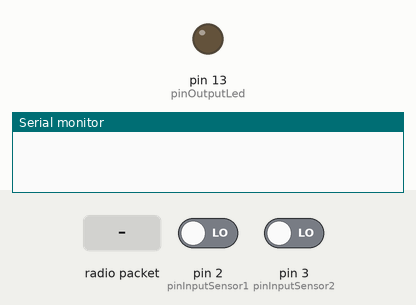
Bench run of a sketch on a simulated Arduino Uno, built with avr-gcc and run on an emulated ATmega328P. On the bench: output pins drawn as LEDs (lit = HIGH), the last lines printed to the serial monitor. Dashed ring = blinking. Inputs (shaded band) come from the test bench; at power-on: pin 2 (pinInputSensor1) LOW, pin 3 (pinInputSensor2) LOW. No radio packets arrive unless stated.

Above: at 1.2 s.
1.3 s: pin 2 (pinInputSensor1) driven HIGH
At 1.93 s:
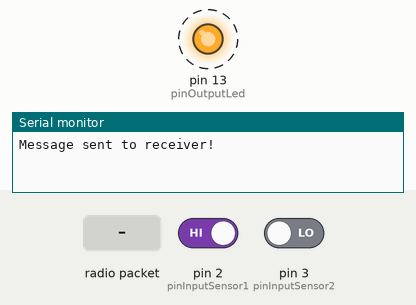
4.3 s: radio packet "1" arrives
6.8 s: pin 2 (pinInputSensor1) driven LOW
8.5 s: pin 3 (pinInputSensor2) driven HIGH
At 9.13 s:
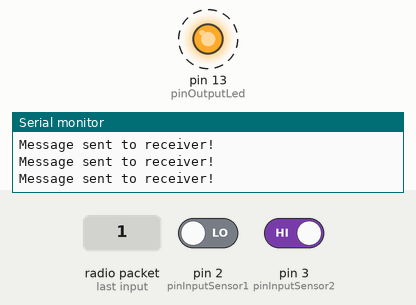
Timing chart, 0 to 12.5 s (numbered marks = the images above; inputs shaded):
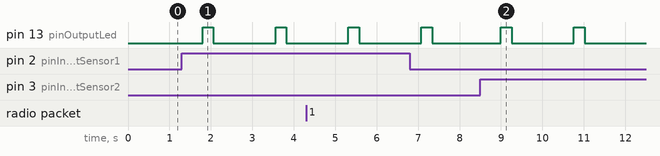

The sketch:

ArduinoDomesticAlarmSensorRFTxRxModule.ino
```cpp
#include <VirtualWire.h>

const int pinInputSensor1 = 2;
const int pinInputSensor2 = 3;
const int pinOutputLed = 13;

const char expectedMessage[5] = {'b','o','o','m'};
char actualMessage[5];

void setup() {
  pinMode(pinInputSensor1, INPUT);
  pinMode(pinInputSensor2, INPUT);
  pinMode(pinOutputLed, OUTPUT);

  vw_setup(2000); //Bits per sec
  vw_rx_start();

  digitalWrite(pinOutputLed, LOW);
  Serial.begin(9600);
}

void loop() {
  uint8_t buf[VW_MAX_MESSAGE_LEN];
  uint8_t buflen = VW_MAX_MESSAGE_LEN;

  //listening for wireless sensors
  if (vw_get_message(buf, &buflen)) // Non-blocking
  {
    Serial.print("New message in: ");
    int i;
    for (i = 0; i < buflen; i++) {
      actualMessage[i] = buf[i];
    }
    Serial.println(actualMessage);

    if (IsValidMessage())
      NotifySensorIsTriggered();
  }

  if (IsWiredSensorTriggered())
    NotifySensorIsTriggered();
}

boolean IsValidMessage(){
  return ((actualMessage[0] == expectedMessage[0]) && (actualMessage[1] == expectedMessage[1]) && (actualMessage[2] == expectedMessage[2]) && (actualMessage[3] == expectedMessage[3]));
}

boolean IsWiredSensorTriggered(){
  return ((digitalRead(pinInputSensor1) == HIGH) || (digitalRead(pinInputSensor2) == HIGH));
}

void NotifySensorIsTriggered(){
  // temporarily stop the receiver, so this station is not receiving its own message
  vw_rx_stop();
  delay(500);

  digitalWrite(pinOutputLed, HIGH);
  Serial.println("Message sent to receiver!");
  SendMessageToReceiver();
  digitalWrite(pinOutputLed, LOW);

  // start listening again
  delay(1000);
  vw_rx_start();
}

void SendMessageToReceiver(){
  const char *msg = "boom";

  vw_send((uint8_t *)msg, strlen(msg));
  vw_wait_tx(); // Wait until the whole message is gone
  delay(200);
}
```

Measured:
- after the input at 1.3 s, pin 13 (pinOutputLed): alternates HIGH for 0.26 s and LOW for 1.5 s, starting after 0.50 s
- after the input at 8.5 s, pin 13 (pinOutputLed): alternates HIGH for 0.26 s and LOW for 1.5 s, starting after 0.50 s
